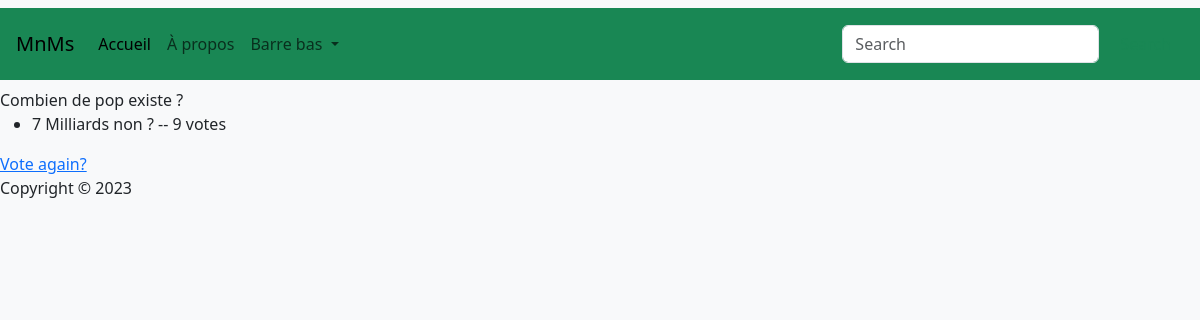
/members/4/results/, run on an earlier commit of the app's database.
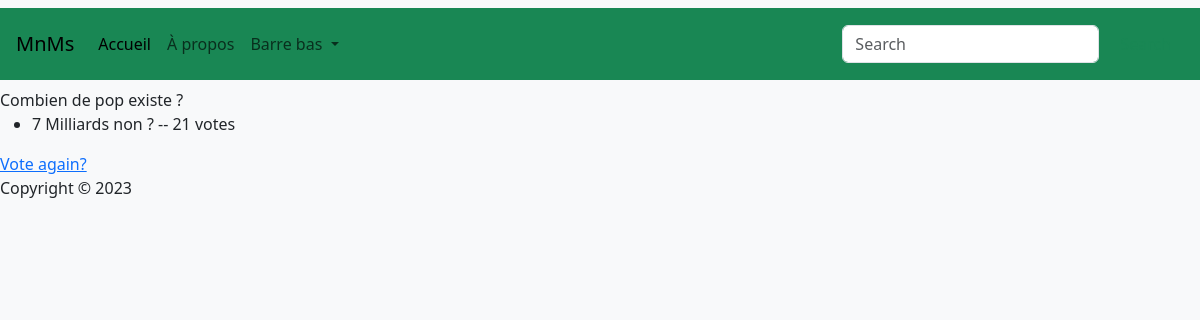
And on a later commit of the database.
### members/models.py (models this page shows, shortened)
class Choice(models.Model):
    question = models.ForeignKey(Question, on_delete=models.CASCADE)
    choice_text = models.CharField(max_length=200)
    votes = models.IntegerField(default = 0)

### members/views.py (the view)
# urls.py: path("<int:question_id>/results/", views.results, name="results"),
def results(request, question_id):
    question = get_object_or_404(Question, pk=question_id)
    return render(request, "members/results.html", {"question": question})

### members/templates/members/results.html
{% extends 'members/base.html' %}
{% block title %}
{{ question.question_text }}
{% endblock %}
{% block content %}
<ul>
{% for choice in question.choice_set.all %}
    <li>{{ choice.choice_text }} -- {{ choice.votes }} vote{{ choice.votes|pluralize }}</li>
{% endfor %}
</ul>
<a href="{% url 'members:detail' question.id %}">Vote again?</a>
{% endblock %}

What changed in the data, as far as the page shows it:
changed Choice "7 Milliards non ?": votes "9" → "21"
